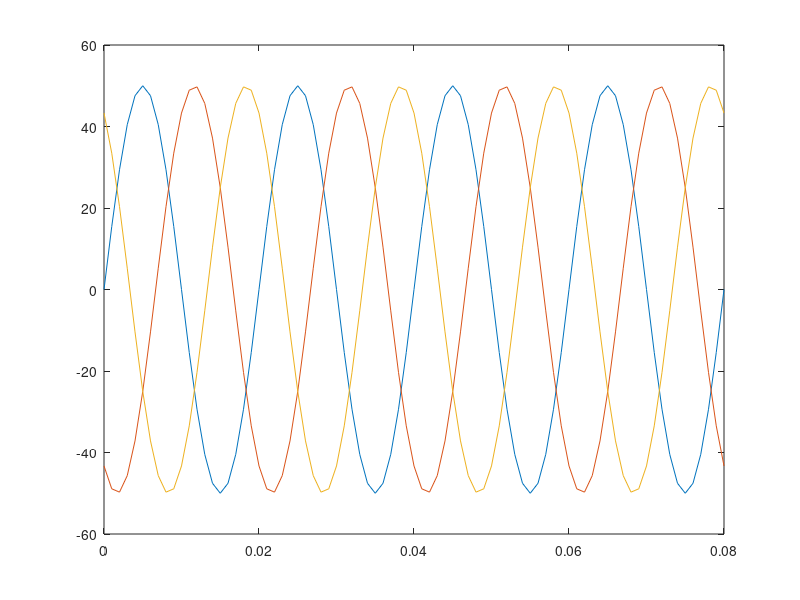
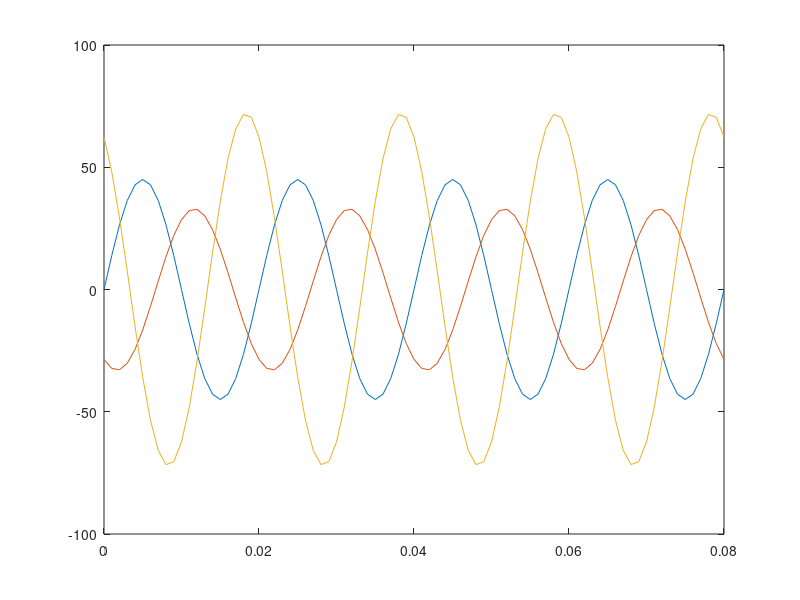
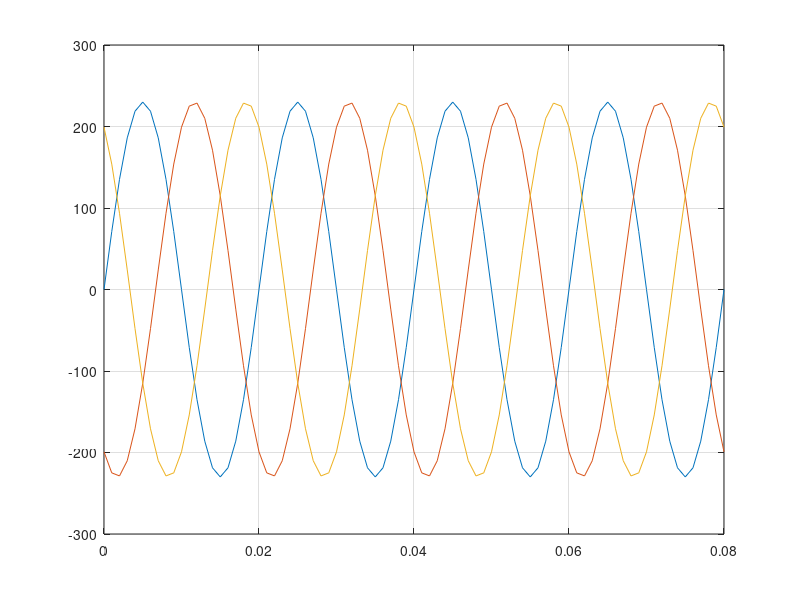
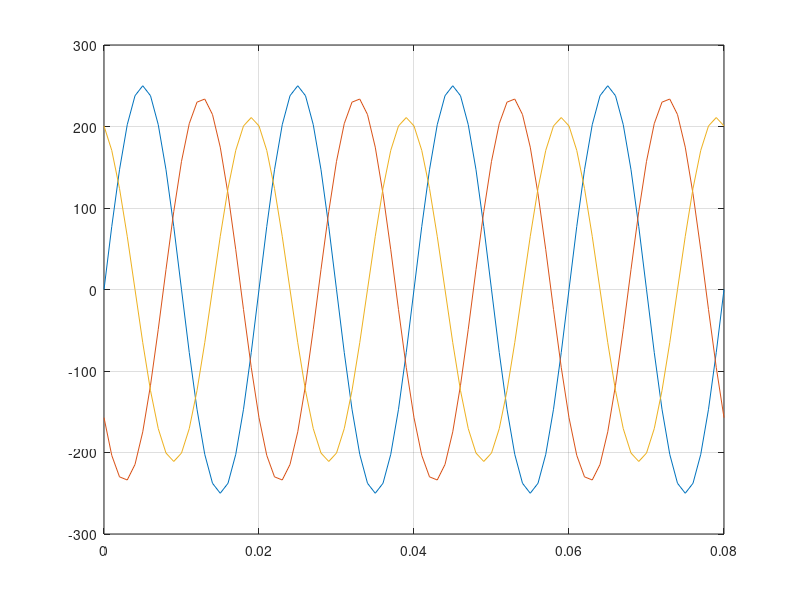

The MATLAB script that drew these images, in order:
% current inbalance
t = 0:0.001: 0.08;
wt = 2*pi*50*t;
g = 2*pi/3;
a= 50*sin(wt);
b= 50*sin(wt-g);
c= 50*sin(wt+g);

figure
plot(t,a,t,b,t,c)

a1= 45*sin(wt);
b1= 33*sin(wt-g);
c1= 72*sin(wt+g);


figure
plot(t,a1,t,b1,t,c1)

% voltge inbalance
va= 230*sin(wt);
vb= 230*sin(wt-g);
vc= 230*sin(wt+g);
figure
plot(t,va,t,vb,t,vc)
grid
va1= 250*sin(wt);
vb1= 235*sin(wt-g-pi/10);
vc1= 211*sin(wt+g-pi/15);

figure
plot(t,va1,t,vb1,t,vc1)
grid